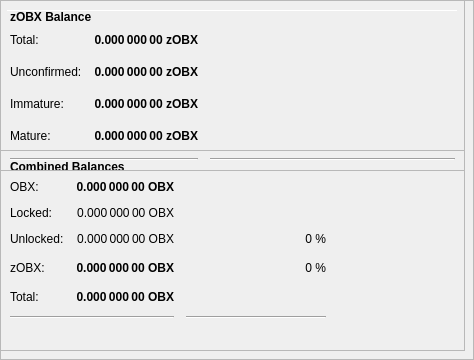
        <widget class="QFrame" name="frameObfuscation">
         <property name="minimumSize">
          <size>
           <width>0</width>
           <height>350</height>
          </size>
         </property>
         <property name="layoutDirection">
          <enum>Qt::LeftToRight</enum>
         </property>
         <property name="frameShape">
          <enum>QFrame::StyledPanel</enum>
         </property>
         <property name="frameShadow">
          <enum>QFrame::Raised</enum>
         </property>
         <widget class="QPushButton" name="runAutoDenom">
          <property name="geometry">
           <rect>
            <x>251</x>
            <y>17</y>
            <width>1</width>
            <height>1</height>
           </rect>
          </property>
          <property name="palette">
           <palette>
            <active>
             <colorrole role="WindowText">
              <brush brushstyle="SolidPattern">
               <color alpha="255">
                <red>0</red>
                <green>0</green>
                <blue>0</blue>
               </color>
              </brush>
             </colorrole>
             <colorrole role="Button">
              <brush brushstyle="SolidPattern">
               <color alpha="255">
                <red>239</red>
                <green>238</green>
                <blue>238</blue>
               </color>
              </brush>
             </colorrole>
             <colorrole role="Light">
              <brush brushstyle="SolidPattern">
               <color alpha="255">
                <red>255</red>
                <green>255</green>
                <blue>255</blue>
               </color>
              </brush>
             </colorrole>
             <colorrole role="Midlight">
              <brush brushstyle="SolidPattern">
               <color alpha="255">
                <red>247</red>
                <green>246</green>
                <blue>246</blue>
               </color>
              </brush>
             </colorrole>
             <colorrole role="Dark">
              <brush brushstyle="SolidPattern">
               <color alpha="255">
                <red>119</red>
                <green>119</green>
                <blue>119</blue>
               </color>
              </brush>
             </colorrole>
             <colorrole role="Mid">
              <brush brushstyle="SolidPattern">
               <color alpha="255">
                <red>159</red>
                <green>159</green>
                <blue>159</blue>
               </color>
              </brush>
             </colorrole>
             <colorrole role="Text">
              <brush brushstyle="SolidPattern">
               <color alpha="255">
                <red>0</red>
                <green>0</green>
                <blue>0</blue>
               </color>
              </brush>
             </colorrole>
             <colorrole role="BrightText">
              <brush brushstyle="SolidPattern">
               <color alpha="255">
                <red>255</red>
                <green>255</green>
                <blue>255</blue>
               </color>
              </brush>
             </colorrole>
             <colorrole role="ButtonText">
              <brush brushstyle="SolidPattern">
               <color alpha="255">
                <red>0</red>
                <green>0</green>
                <blue>0</blue>
               </color>
              </brush>
             </colorrole>
             <colorrole role="Base">
              <brush brushstyle="SolidPattern">
               <color alpha="255">
                <red>255</red>
                <green>255</green>
                <blue>255</blue>
               </color>
              </brush>
             </colorrole>
             <colorrole role="Window">
              <brush brushstyle="SolidPattern">
               <color alpha="255">
                <red>239</red>
                <green>238</green>
                <blue>238</blue>
               </color>
              </brush>
             </colorrole>
             <colorrole role="Shadow">
              <brush brushstyle="SolidPattern">
               <color alpha="255">
                <red>0</red>
                <green>0</green>
                <blue>0</blue>
               </color>
              </brush>
             </colorrole>
             <colorrole role="AlternateBase">
              <brush brushstyle="SolidPattern">
               <color alpha="255">
                <red>247</red>
                <green>246</green>
                <blue>246</blue>
               </color>
              </brush>
             </colorrole>
             <colorrole role="ToolTipBase">
              <brush brushstyle="SolidPattern">
               <color alpha="255">
                <red>255</red>
                <green>255</green>
                <blue>220</blue>
               </color>
              </brush>
             </colorrole>
             <colorrole role="ToolTipText">
              <brush brushstyle="SolidPattern">
               <color alpha="255">
                <red>0</red>
                <green>0</green>
                <blue>0</blue>
               </color>
              </brush>
             </colorrole>
            </active>
            <inactive>
             <colorrole role="WindowText">
              <brush brushstyle="SolidPattern">
               <color alpha="255">
                <red>0</red>
                <green>0</green>
                <blue>0</blue>
               </color>
              </brush>
             </colorrole>
             <colorrole role="Button">
              <brush brushstyle="SolidPattern">
               <color alpha="255">
                <red>239</red>
                <green>238</green>
                <blue>238</blue>
               </color>
              </brush>
             </colorrole>
             <colorrole role="Light">
              <brush brushstyle="SolidPattern">
               <color alpha="255">
                <red>255</red>
                <green>255</green>
                <blue>255</blue>
               </color>
              </brush>
             </colorrole>
             <colorrole role="Midlight">
              <brush brushstyle="SolidPattern">
               <color alpha="255">
                <red>247</red>
                <green>246</green>
                <blue>246</blue>
               </color>
              </brush>
             </colorrole>
             <colorrole role="Dark">
              <brush brushstyle="SolidPattern">
               <color alpha="255">
                <red>119</red>
                <green>119</green>
                <blue>119</blue>
               </color>
              </brush>
             </colorrole>
             <colorrole role="Mid">
              <brush brushstyle="SolidPattern">
               <color alpha="255">
                <red>159</red>
                <green>159</green>
                <blue>159</blue>
               </color>
              </brush>
             </colorrole>
             <colorrole role="Text">
              <brush brushstyle="SolidPattern">
               <color alpha="255">
                <red>0</red>
                <green>0</green>
                <blue>0</blue>
               </color>
              </brush>
             </colorrole>
             <colorrole role="BrightText">
              <brush brushstyle="SolidPattern">
               <color alpha="255">
                <red>255</red>
                <green>255</green>
                <blue>255</blue>
               </color>
              </brush>
             </colorrole>
             <colorrole role="ButtonText">
              <brush brushstyle="SolidPattern">
               <color alpha="255">
                <red>0</red>
                <green>0</green>
                <blue>0</blue>
               </color>
              </brush>
             </colorrole>
             <colorrole role="Base">
              <brush brushstyle="SolidPattern">
               <color alpha="255">
                <red>255</red>
                <green>255</green>
                <blue>255</blue>
               </color>
              </brush>
             </colorrole>
             <colorrole role="Window">
              <brush brushstyle="SolidPattern">
               <color alpha="255">
                <red>239</red>
                <green>238</green>
                <blue>238</blue>
               </color>
              </brush>
             </colorrole>
             <colorrole role="Shadow">
              <brush brushstyle="SolidPattern">
               <color alpha="255">
                <red>0</red>
                <green>0</green>
                <blue>0</blue>
               </color>
              </brush>
             </colorrole>
             <colorrole role="AlternateBase">
              <brush brushstyle="SolidPattern">
               <color alpha="255">
                <red>247</red>
                <green>246</green>
                <blue>246</blue>
               </color>
              </brush>
             </colorrole>
             <colorrole role="ToolTipBase">
              <brush brushstyle="SolidPattern">
               <color alpha="255">
                <red>255</red>
                <green>255</green>
                <blue>220</blue>
               </color>
              </brush>
             </colorrole>
             <colorrole role="ToolTipText">
              <brush brushstyle="SolidPattern">
               <color alpha="255">
                <red>0</red>
                <green>0</green>
                <blue>0</blue>
               </color>
              </brush>
             </colorrole>
            </inactive>
            <disabled>
             <colorrole role="WindowText">
              <brush brushstyle="SolidPattern">
               <color alpha="255">
                <red>119</red>
                <green>119</green>
                <blue>119</blue>
               </color>
              </brush>
             </colorrole>
             <colorrole role="Button">
              <brush brushstyle="SolidPattern">
               <color alpha="255">
                <red>239</red>
                <green>238</green>
                <blue>238</blue>
               </color>
              </brush>
             </colorrole>
             <colorrole role="Light">
              <brush brushstyle="SolidPattern">
               <color alpha="255">
                <red>255</red>
                <green>255</green>
                <blue>255</blue>
               </color>
              </brush>
             </colorrole>
             <colorrole role="Midlight">
              <brush brushstyle="SolidPattern">
               <color alpha="255">
                <red>247</red>
                <green>246</green>
                <blue>246</blue>
               </color>
              </brush>
             </colorrole>
             <colorrole role="Dark">
              <brush brushstyle="SolidPattern">
               <color alpha="255">
                <red>119</red>
                <green>119</green>
                <blue>119</blue>
               </color>
              </brush>
             </colorrole>
             <colorrole role="Mid">
              <brush brushstyle="SolidPattern">
               <color alpha="255">
                <red>159</red>
                <green>159</green>
                <blue>159</blue>
               </color>
              </brush>
             </colorrole>
             <colorrole role="Text">
              <brush brushstyle="SolidPattern">
               <color alpha="255">
                <red>119</red>
                <green>119</green>
                <blue>119</blue>
               </color>
              </brush>
             </colorrole>
             <colorrole role="BrightText">
              <brush brushstyle="SolidPattern">
               <color alpha="255">
                <red>255</red>
                <green>255</green>
                <blue>255</blue>
               </color>
              </brush>
             </colorrole>
             <colorrole role="ButtonText">
              <brush brushstyle="SolidPattern">
               <color alpha="255">
                <red>119</red>
                <green>119</green>
                <blue>119</blue>
               </color>
              </brush>
             </colorrole>
             <colorrole role="Base">
              <brush brushstyle="SolidPattern">
               <color alpha="255">
                <red>239</red>
                <green>238</green>
                <blue>238</blue>
               </color>
              </brush>
             </colorrole>
             <colorrole role="Window">
              <brush brushstyle="SolidPattern">
               <color alpha="255">
                <red>239</red>
                <green>238</green>
                <blue>238</blue>
               </color>
              </brush>
             </colorrole>
             <colorrole role="Shadow">
              <brush brushstyle="SolidPattern">
               <color alpha="255">
                <red>0</red>
                <green>0</green>
                <blue>0</blue>
               </color>
              </brush>
             </colorrole>
             <colorrole role="AlternateBase">
              <brush brushstyle="SolidPattern">
               <color alpha="255">
                <red>239</red>
                <green>238</green>
                <blue>238</blue>
               </color>
              </brush>
             </colorrole>
             <colorrole role="ToolTipBase">
              <brush brushstyle="SolidPattern">
               <color alpha="255">
                <red>255</red>
                <green>255</green>
                <blue>220</blue>
               </color>
              </brush>
             </colorrole>
             <colorrole role="ToolTipText">
              <brush brushstyle="SolidPattern">
               <color alpha="255">
                <red>0</red>
                <green>0</green>
                <blue>0</blue>
               </color>
              </brush>
             </colorrole>
            </disabled>
           </palette>
          </property>
          <property name="focusPolicy">
           <enum>Qt::NoFocus</enum>
          </property>
          <property name="autoFillBackground">
           <bool>true</bool>
          </property>
          <property name="text">
           <string/>
          </property>
          <property name="flat">
           <bool>true</bool>
          </property>
         </widget>
         <widget class="Line" name="line">
          <property name="geometry">
           <rect>
            <x>7</x>
            <y>10</y>
            <width>451</width>
            <height>1</height>
           </rect>
          </property>
          <property name="orientation">
           <enum>Qt::Horizontal</enum>
          </property>
         </widget>
         <widget class="QFrame" name="frame_3">
          <property name="geometry">
           <rect>
            <x>0</x>
            <y>150</y>
            <width>465</width>
            <height>201</height>
           </rect>
          </property>
          <property name="frameShape">
           <enum>QFrame::StyledPanel</enum>
          </property>
          <property name="frameShadow">
           <enum>QFrame::Raised</enum>
          </property>
          <layout class="QVBoxLayout" name="verticalLayout_5">
           <item>
            <layout class="QHBoxLayout" name="horizontalLayout_5" stretch="0">
             <item>
              <widget class="QLabel" name="label_5z">
               <property name="maximumSize">
                <size>
                 <width>16777215</width>
                 <height>20</height>
                </size>
               </property>
               <property name="font">
                <font>
                 <weight>75</weight>
                 <bold>true</bold>
                </font>
               </property>
               <property name="toolTip">
                <string>Combined Balances (including unconfirmed and immature coins)</string>
               </property>
               <property name="text">
                <string>&lt;html&gt;&lt;head/&gt;&lt;body&gt;&lt;p&gt;Combined Balances&lt;/p&gt;&lt;/body&gt;&lt;/html&gt;</string>
               </property>
              </widget>
             </item>
            </layout>
           </item>
           <item>
            <layout class="QGridLayout" name="gridLayout_3">
             <property name="spacing">
              <number>12</number>
             </property>
             <item row="7" column="0" colspan="2">
              <widget class="Line" name="lineSpendableBalance_3">
               <property name="orientation">
                <enum>Qt::Horizontal</enum>
               </property>
              </widget>
             </item>
             <item row="7" column="2">
              <widget class="Line" name="lineWatchBalance_3">
               <property name="sizePolicy">
                <sizepolicy hsizetype="Preferred" vsizetype="Fixed">
                 <horstretch>0</horstretch>
                 <verstretch>0</verstretch>
                </sizepolicy>
               </property>
               <property name="minimumSize">
                <size>
                 <width>140</width>
                 <height>0</height>
                </size>
               </property>
               <property name="orientation">
                <enum>Qt::Horizontal</enum>
               </property>
              </widget>
             </item>
             <item row="4" column="1">
              <widget class="QLabel" name="labelzBalancez">
               <property name="font">
                <font>
                 <weight>75</weight>
                 <bold>true</bold>
                </font>
               </property>
               <property name="cursor">
                <cursorShape>IBeamCursor</cursorShape>
               </property>
               <property name="toolTip">
                <string>Total of transactions that have yet to be confirmed, and do not yet count toward the spendable balance</string>
               </property>
               <property name="text">
                <string notr="true">0.000 000 00 OBX</string>
               </property>
               <property name="alignment">
                <set>Qt::AlignRight|Qt::AlignTrailing|Qt::AlignVCenter</set>
               </property>
               <property name="textInteractionFlags">
                <set>Qt::LinksAccessibleByMouse|Qt::TextSelectableByKeyboard|Qt::TextSelectableByMouse</set>
               </property>
              </widget>
             </item>
             <item row="6" column="1">
              <widget class="QLabel" name="labelTotalz">
               <property name="font">
                <font>
                 <weight>75</weight>
                 <bold>true</bold>
                </font>
               </property>
               <property name="cursor">
                <cursorShape>IBeamCursor</cursorShape>
               </property>
               <property name="toolTip">
                <string>Total Balance, including unconfirmed and immature coins.</string>
               </property>
               <property name="text">
                <string notr="true">0.000 000 00 OBX</string>
               </property>
               <property name="alignment">
                <set>Qt::AlignRight|Qt::AlignTrailing|Qt::AlignVCenter</set>
               </property>
               <property name="textInteractionFlags">
                <set>Qt::LinksAccessibleByMouse|Qt::TextSelectableByKeyboard|Qt::TextSelectableByMouse</set>
               </property>
              </widget>
             </item>
             <item row="4" column="3">
              <spacer name="horizontalSpacer_6">
               <property name="orientation">
                <enum>Qt::Horizontal</enum>
               </property>
               <property name="sizeHint" stdset="0">
                <size>
                 <width>40</width>
                 <height>20</height>
                </size>
               </property>
              </spacer>
             </item>
             <item row="6" column="0">
              <widget class="QLabel" name="labelTotalTextz">
               <property name="text">
                <string>Total:</string>
               </property>
              </widget>
             </item>
             <item row="1" column="0">
              <widget class="QLabel" name="labelBalanceTextz">
               <property name="text">
                <string>OBX:</string>
               </property>
              </widget>
             </item>
             <item row="1" column="1">
              <widget class="QLabel" name="labelBalancez">
               <property name="font">
                <font>
                 <weight>75</weight>
                 <bold>true</bold>
                </font>
               </property>
               <property name="cursor">
                <cursorShape>IBeamCursor</cursorShape>
               </property>
               <property name="toolTip">
                <string>Your current spendable balance</string>
               </property>
               <property name="text">
                <string notr="true">0.000 000 00 OBX</string>
               </property>
               <property name="alignment">
                <set>Qt::AlignRight|Qt::AlignTrailing|Qt::AlignVCenter</set>
               </property>
               <property name="textInteractionFlags">
                <set>Qt::LinksAccessibleByMouse|Qt::TextSelectableByKeyboard|Qt::TextSelectableByMouse</set>
               </property>
              </widget>
             </item>
             <item row="4" column="0">
              <widget class="QLabel" name="labelzBalanceTextz">
               <property name="toolTip">
                <string/>
               </property>
               <property name="text">
                <string>zOBX:</string>
               </property>
              </widget>
             </item>
             <item row="4" column="2">
              <widget class="QLabel" name="labelzOBXPercent">
               <property name="toolTip">
                <string>Current percentage of zOBX.
If AutoMint is enabled this percentage will settle around the configured AutoMint percentage (default = 10%)</string>
               </property>
               <property name="text">
                <string>0 %</string>
               </property>
               <property name="alignment">
                <set>Qt::AlignRight|Qt::AlignTrailing|Qt::AlignVCenter</set>
               </property>
              </widget>
             </item>
             <item row="6" column="2">
              <widget class="QLabel" name="label100Percent">
               <property name="text">
                <string/>
               </property>
               <property name="alignment">
                <set>Qt::AlignRight|Qt::AlignTrailing|Qt::AlignVCenter</set>
               </property>
              </widget>
             </item>
             <item row="2" column="1">
              <widget class="QLabel" name="labelLockedBalance">
               <property name="toolTip">
                <string>Locked OBX or Masternode collaterals. These are excluded from zOBX minting.</string>
               </property>
               <property name="text">
                <string>0.000 000 00 OBX</string>
               </property>
               <property name="alignment">
                <set>Qt::AlignRight|Qt::AlignTrailing|Qt::AlignVCenter</set>
               </property>
              </widget>
             </item>
             <item row="2" column="0">
              <widget class="QLabel" name="labelLockedBalanceText">
               <property name="toolTip">
                <string>Locked OBX or Masternode collaterals. These are excluded from zOBX minting.</string>
               </property>
               <property name="text">
                <string>Locked:</string>
               </property>
              </widget>
             </item>
             <item row="3" column="0">
              <widget class="QLabel" name="labelUnLockedBalanceText">
               <property name="toolTip">
                <string>Unlocked OBXs. These can be used for zOBX minting.</string>
               </property>
               <property name="text">
                <string>Unlocked:</string>
               </property>
              </widget>
             </item>
             <item row="3" column="1">
              <widget class="QLabel" name="labelUnLockedBalance">
               <property name="toolTip">
                <string>Unlocked OBXs. These can be used for zOBX minting.</string>
               </property>
               <property name="text">
                <string>0.000 000 00 OBX</string>
               </property>
               <property name="alignment">
                <set>Qt::AlignRight|Qt::AlignTrailing|Qt::AlignVCenter</set>
               </property>
              </widget>
             </item>
             <item row="3" column="2">
              <widget class="QLabel" name="labelOBXPercent">
               <property name="text">
                <string>0 %</string>
               </property>
               <property name="alignment">
                <set>Qt::AlignRight|Qt::AlignTrailing|Qt::AlignVCenter</set>
               </property>
              </widget>
             </item>
            </layout>
           </item>
           <item>
            <spacer name="verticalSpacer">
             <property name="orientation">
              <enum>Qt::Vertical</enum>
             </property>
             <property name="sizeHint" stdset="0">
              <size>
               <width>20</width>
               <height>40</height>
              </size>
             </property>
            </spacer>
           </item>
          </layout>
         </widget>
         <widget class="QFrame" name="frame_4">
          <property name="geometry">
           <rect>
            <x>0</x>
            <y>0</y>
            <width>465</width>
            <height>171</height>
           </rect>
          </property>
          <property name="frameShape">
           <enum>QFrame::StyledPanel</enum>
          </property>
          <property name="frameShadow">
           <enum>QFrame::Raised</enum>
          </property>
          <layout class="QVBoxLayout" name="verticalLayout_7">
           <item>
            <layout class="QHBoxLayout" name="horizontalLayout_8" stretch="0">
             <item>
              <widget class="QLabel" name="label_5z_3">
               <property name="maximumSize">
                <size>
                 <width>16777215</width>
                 <height>20</height>
                </size>
               </property>
               <property name="font">
                <font>
                 <weight>75</weight>
                 <bold>true</bold>
                </font>
               </property>
               <property name="text">
                <string>zOBX Balance</string>
               </property>
              </widget>
             </item>
            </layout>
           </item>
           <item>
            <layout class="QGridLayout" name="gridLayout_5">
             <property name="spacing">
              <number>12</number>
             </property>
             <item row="4" column="0">
              <widget class="QLabel" name="labelzBalanceMatureText">
               <property name="toolTip">
                <string>Mature: more than 20 confirmation and more than 1 mints of the same denomination after it was minted.
These zOBX are spendable.</string>
               </property>
               <property name="text">
                <string>Mature:</string>
               </property>
              </widget>
             </item>
             <item row="5" column="0" colspan="2">
              <widget class="Line" name="lineSpendableBalance_5">
               <property name="orientation">
                <enum>Qt::Horizontal</enum>
               </property>
              </widget>
             </item>
             <item row="1" column="1">
              <widget class="QLabel" name="labelzBalance">
               <property name="font">
                <font>
                 <weight>75</weight>
                 <bold>true</bold>
                </font>
               </property>
               <property name="cursor">
                <cursorShape>IBeamCursor</cursorShape>
               </property>
               <property name="toolTip">
                <string>All available zOBX, unconfirmed and immature zOBX included.</string>
               </property>
               <property name="text">
                <string notr="true">0.000 000 00 zOBX</string>
               </property>
               <property name="alignment">
                <set>Qt::AlignRight|Qt::AlignTrailing|Qt::AlignVCenter</set>
               </property>
               <property name="textInteractionFlags">
                <set>Qt::LinksAccessibleByMouse|Qt::TextSelectableByKeyboard|Qt::TextSelectableByMouse</set>
               </property>
              </widget>
             </item>
             <item row="5" column="2">
              <widget class="Line" name="lineWatchBalance_5">
               <property name="sizePolicy">
                <sizepolicy hsizetype="Preferred" vsizetype="Fixed">
                 <horstretch>0</horstretch>
                 <verstretch>0</verstretch>
                </sizepolicy>
               </property>
               <property name="minimumSize">
                <size>
                 <width>140</width>
                 <height>0</height>
                </size>
               </property>
               <property name="orientation">
                <enum>Qt::Horizontal</enum>
               </property>
              </widget>
             </item>
             <item row="1" column="0">
              <widget class="QLabel" name="labelzBalanceText">
               <property name="toolTip">
                <string>All available zOBX, unconfirmed and immature zOBX included.</string>
               </property>
               <property name="text">
                <string>Total:</string>
               </property>
              </widget>
             </item>
             <item row="1" column="2">
              <spacer name="horizontalSpacer_8">
               <property name="orientation">
                <enum>Qt::Horizontal</enum>
               </property>
               <property name="sizeHint" stdset="0">
                <size>
                 <width>40</width>
                 <height>20</height>
                </size>
               </property>
              </spacer>
             </item>
             <item row="4" column="2">
              <spacer name="horizontalSpacer_4">
               <property name="orientation">
                <enum>Qt::Horizontal</enum>
               </property>
               <property name="sizeHint" stdset="0">
                <size>
                 <width>40</width>
                 <height>20</height>
                </size>
               </property>
              </spacer>
             </item>
             <item row="4" column="1">
              <widget class="QLabel" name="labelzBalanceMature">
               <property name="font">
                <font>
                 <weight>75</weight>
                 <bold>true</bold>
                </font>
               </property>
               <property name="toolTip">
                <string>Mature: more than 20 confirmation and more than 1 mints of the same denomination after it was minted.
These zOBX are spendable.</string>
               </property>
               <property name="text">
                <string>0.000 000 00 zOBX</string>
               </property>
               <property name="alignment">
                <set>Qt::AlignRight|Qt::AlignTrailing|Qt::AlignVCenter</set>
               </property>
              </widget>
             </item>
             <item row="2" column="0">
              <widget class="QLabel" name="labelzBalanceUnconfirmedText">
               <property name="toolTip">
                <string>Unconfirmed: less than 20 confirmations
Immature: confirmed, but less than 1 mints of the same denomination after it was minted</string>
               </property>
               <property name="text">
                <string>Unconfirmed:</string>
               </property>
              </widget>
             </item>
             <item row="2" column="1">
              <widget class="QLabel" name="labelzBalanceUnconfirmed">
               <property name="font">
                <font>
                 <weight>75</weight>
                 <bold>true</bold>
                </font>
               </property>
               <property name="toolTip">
                <string>Unconfirmed: less than 20 confirmations
Immature: confirmed, but less than 1 mints of the same denomination after it was minted</string>
               </property>
               <property name="text">
                <string>0.000 000 00 zOBX</string>
               </property>
               <property name="alignment">
                <set>Qt::AlignRight|Qt::AlignTrailing|Qt::AlignVCenter</set>
               </property>
              </widget>
             </item>
             <item row="2" column="2">
              <spacer name="horizontalSpacer_5">
               <property name="orientation">
                <enum>Qt::Horizontal</enum>
               </property>
               <property name="sizeHint" stdset="0">
                <size>
                 <width>40</width>
                 <height>20</height>
                </size>
               </property>
              </spacer>
             </item>
             <item row="3" column="0">
              <widget class="QLabel" name="labelzBalanceImmatureText">
               <property name="toolTip">
                <string>Unconfirmed: less than 20 confirmations
Immature: confirmed, but less than 1 mints of the same denomination after it was minted</string>
               </property>
               <property name="text">
                <string>Immature:</string>
               </property>
              </widget>
             </item>
             <item row="3" column="1">
              <widget class="QLabel" name="labelzBalanceImmature">
               <property name="font">
                <font>
                 <weight>75</weight>
                 <bold>true</bold>
                </font>
               </property>
               <property name="toolTip">
                <string>Unconfirmed: less than 20 confirmations
Immature: confirmed, but less than 1 mints of the same denomination after it was minted</string>
               </property>
               <property name="text">
                <string>0.000 000 00 zOBX</string>
               </property>
               <property name="alignment">
                <set>Qt::AlignRight|Qt::AlignTrailing|Qt::AlignVCenter</set>
               </property>
              </widget>
             </item>
             <item row="3" column="2">
              <spacer name="horizontalSpacer_7">
               <property name="orientation">
                <enum>Qt::Horizontal</enum>
               </property>
               <property name="sizeHint" stdset="0">
                <size>
                 <width>40</width>
                 <height>20</height>
                </size>
               </property>
              </spacer>
             </item>
            </layout>
           </item>
          </layout>
         </widget>
        </widget>
